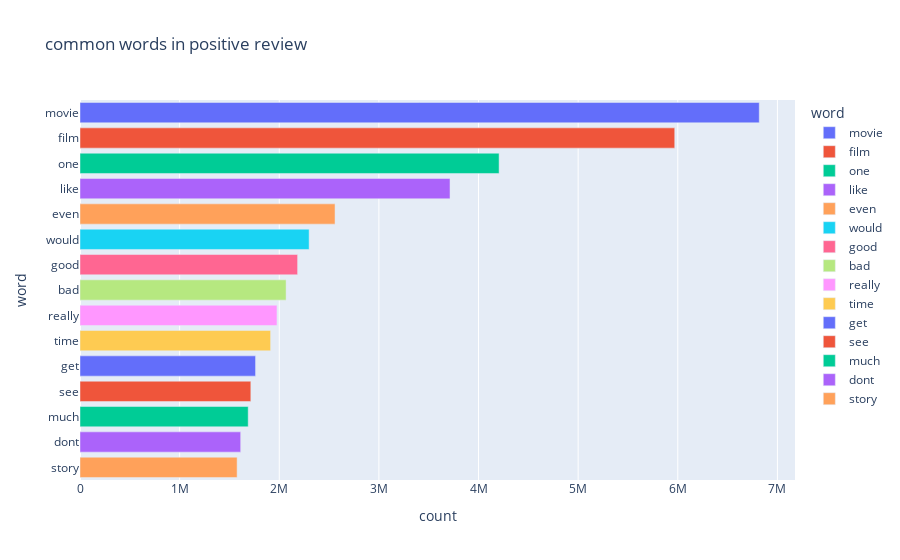

The notebook cell saved with this chart:
### Code cell
px.bar(neg_words,x='count',y='word',title='common words in positive review',color='word')

### Figure 1 — Plotly figure (JSON) as saved in the notebook; plotly's stock layout.template omitted (floating-point values rounded to 4 significant figures)
{"data": [{"alignmentgroup": "True", "hovertemplate": "word=%{y}<br>count=%{x}<extra></extra>", "legendgroup": "movie", "marker": {"color": "#636efa", "pattern": {"shape": ""}}, "name": "movie", "offsetgroup": "movie", "orientation": "h", "showlegend": true, "textposition": "auto", "type": "bar", "x": [6817746], "xaxis": "x", "y": ["movie"], "yaxis": "y"}, {"alignmentgroup": "True", "hovertemplate": "word=%{y}<br>count=%{x}<extra></extra>", "legendgroup": "film", "marker": {"color": "#EF553B", "pattern": {"shape": ""}}, "name": "film", "offsetgroup": "film", "orientation": "h", "showlegend": true, "textposition": "auto", "type": "bar", "x": [5969490], "xaxis": "x", "y": ["film"], "yaxis": "y"}, {"alignmentgroup": "True", "hovertemplate": "word=%{y}<br>count=%{x}<extra></extra>", "legendgroup": "one", "marker": {"color": "#00cc96", "pattern": {"shape": ""}}, "name": "one", "offsetgroup": "one", "orientation": "h", "showlegend": true, "textposition": "auto", "type": "bar", "x": [4206460], "xaxis": "x", "y": ["one"], "yaxis": "y"}, {"alignmentgroup": "True", "hovertemplate": "word=%{y}<br>count=%{x}<extra></extra>", "legendgroup": "like", "marker": {"color": "#ab63fa", "pattern": {"shape": ""}}, "name": "like", "offsetgroup": "like", "orientation": "h", "showlegend": true, "textposition": "auto", "type": "bar", "x": [3714033], "xaxis": "x", "y": ["like"], "yaxis": "y"}, {"alignmentgroup": "True", "hovertemplate": "word=%{y}<br>count=%{x}<extra></extra>", "legendgroup": "even", "marker": {"color": "#FFA15A", "pattern": {"shape": ""}}, "name": "even", "offsetgroup": "even", "orientation": "h", "showlegend": true, "textposition": "auto", "type": "bar", "x": [2559889], "xaxis": "x", "y": ["even"], "yaxis": "y"}, {"alignmentgroup": "True", "hovertemplate": "word=%{y}<br>count=%{x}<extra></extra>", "legendgroup": "would", "marker": {"color": "#19d3f3", "pattern": {"shape": ""}}, "name": "would", "offsetgroup": "would", "orientation": "h", "showlegend": true, "textposition": "auto", "type": "bar", "x": [2299760], "xaxis": "x", "y": ["would"], "yaxis": "y"}, {"alignmentgroup": "True", "hovertemplate": "word=%{y}<br>count=%{x}<extra></extra>", "legendgroup": "good", "marker": {"color": "#FF6692", "pattern": {"shape": ""}}, "name": "good", "offsetgroup": "good", "orientation": "h", "showlegend": true, "textposition": "auto", "type": "bar", "x": [2184203], "xaxis": "x", "y": ["good"], "yaxis": "y"}, {"alignmentgroup": "True", "hovertemplate": "word=%{y}<br>count=%{x}<extra></extra>", "legendgroup": "bad", "marker": {"color": "#B6E880", "pattern": {"shape": ""}}, "name": "bad", "offsetgroup": "bad", "orientation": "h", "showlegend": true, "textposition": "auto", "type": "bar", "x": [2068622], "xaxis": "x", "y": ["bad"], "yaxis": "y"}, {"alignmentgroup": "True", "hovertemplate": "word=%{y}<br>count=%{x}<extra></extra>", "legendgroup": "really", "marker": {"color": "#FF97FF", "pattern": {"shape": ""}}, "name": "really", "offsetgroup": "really", "orientation": "h", "showlegend": true, "textposition": "auto", "type": "bar", "x": [1976995], "xaxis": "x", "y": ["really"], "yaxis": "y"}, {"alignmentgroup": "True", "hovertemplate": "word=%{y}<br>count=%{x}<extra></extra>", "legendgroup": "time", "marker": {"color": "#FECB52", "pattern": {"shape": ""}}, "name": "time", "offsetgroup": "time", "orientation": "h", "showlegend": true, "textposition": "auto", "type": "bar", "x": [1913139], "xaxis": "x", "y": ["time"], "yaxis": "y"}, {"alignmentgroup": "True", "hovertemplate": "word=%{y}<br>count=%{x}<extra></extra>", "legendgroup": "get", "marker": {"color": "#636efa", "pattern": {"shape": ""}}, "name": "get", "offsetgroup": "get", "orientation": "h", "showlegend": true, "textposition": "auto", "type": "bar", "x": [1762152], "xaxis": "x", "y": ["get"], "yaxis": "y"}, {"alignmentgroup": "True", "hovertemplate": "word=%{y}<br>count=%{x}<extra></extra>", "legendgroup": "see", "marker": {"color": "#EF553B", "pattern": {"shape": ""}}, "name": "see", "offsetgroup": "see", "orientation": "h", "showlegend": true, "textposition": "auto", "type": "bar", "x": [1714690], "xaxis": "x", "y": ["see"], "yaxis": "y"}, {"alignmentgroup": "True", "hovertemplate": "word=%{y}<br>count=%{x}<extra></extra>", "legendgroup": "much", "marker": {"color": "#00cc96", "pattern": {"shape": ""}}, "name": "much", "offsetgroup": "much", "orientation": "h", "showlegend": true, "textposition": "auto", "type": "bar", "x": [1688245], "xaxis": "x", "y": ["much"], "yaxis": "y"}, {"alignmentgroup": "True", "hovertemplate": "word=%{y}<br>count=%{x}<extra></extra>", "legendgroup": "dont", "marker": {"color": "#ab63fa", "pattern": {"shape": ""}}, "name": "dont", "offsetgroup": "dont", "orientation": "h", "showlegend": true, "textposition": "auto", "type": "bar", "x": [1612761], "xaxis": "x", "y": ["dont"], "yaxis": "y"}, {"alignmentgroup": "True", "hovertemplate": "word=%{y}<br>count=%{x}<extra></extra>", "legendgroup": "story", "marker": {"color": "#FFA15A", "pattern": {"shape": ""}}, "name": "story", "offsetgroup": "story", "orientation": "h", "showlegend": true, "textposition": "auto", "type": "bar", "x": [1577017], "xaxis": "x", "y": ["story"], "yaxis": "y"}], "layout": {"barmode": "relative", "legend": {"title": {"text": "word"}, "tracegroupgap": 0}, "title": {"text": "common words in positive review"}, "xaxis": {"anchor": "y", "domain": [0, 1], "title": {"text": "count"}}, "yaxis": {"anchor": "x", "categoryarray": ["story", "dont", "much", "see", "get", "time", "really", "bad", "good", "would", "even", "like", "one", "film", "movie"], "categoryorder": "array", "domain": [0, 1], "title": {"text": "word"}}}}
